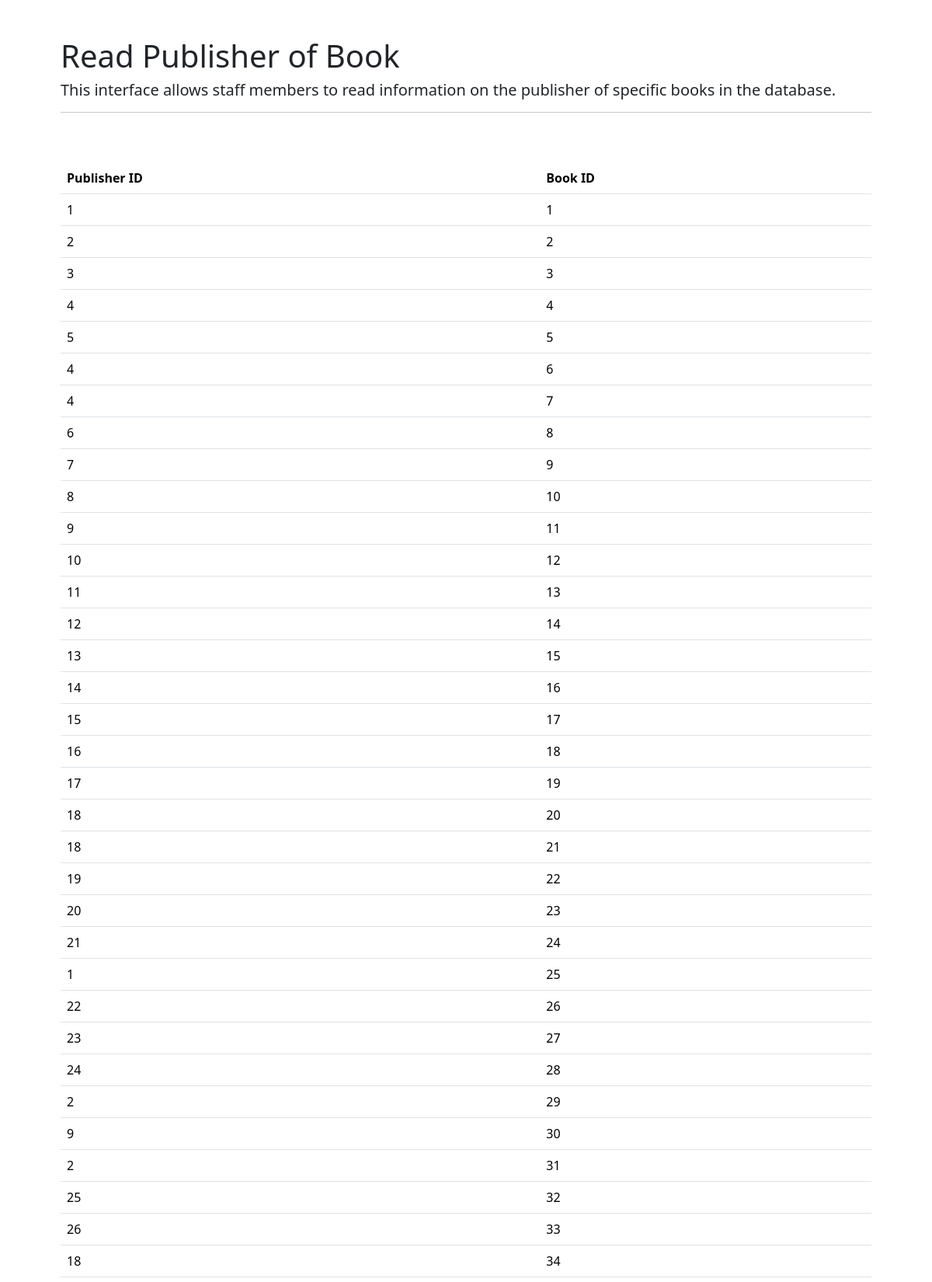
The page /final_project/read/reads_book_publisher.php (upper part) on the database its author committed.
### tables this page shows
CREATE TABLE book_publisher (
  fk_publisher_id INT NOT NULL,
  fk_book_id INT NOT NULL,
  PRIMARY KEY (fk_publisher_id, fk_book_id),
  FOREIGN KEY (fk_book_id)
      REFERENCES book(book_id),
  FOREIGN KEY (fk_publisher_id)
      REFERENCES publisher(publisher_id)
);

### final_project/read/reads_book_publisher.php (the view, shortened to what this page needs)
<?php
require_once '../connect.php';
$q1 = "SELECT * FROM book_publisher";
$stmt = $conn->prepare($q1);
$stmt->execute($i);
?>
<!DOCTYPE HTML>
<html>
    <head>
         <link href="https://cdn.jsdelivr.net/npm/bootstrap@5.3.8/dist/css/bootstrap.min.css" rel="stylesheet">
    </head>
    <body>
    <div class="container p-5">
        <h1>Read Publisher of Book</h1>
        <h5>This interface allows staff members to read information on the publisher of specific books in the database.</h5>
        <hr/>
        <br><br>
        <table class="table">
                <thead>
                    <tr>
                    <th>Publisher ID</th>
                    <th>Book ID</th>
                    </tr>
                </thead>
                <tbody>
                <?php
                    while($book_publisher = $stmt->fetch(PDO::FETCH_ASSOC)) { ?>
                    <tr>
                        <td><?php echo $book_publisher["fk_publisher_id"];?></td>
                        <td><?php echo $book_publisher["fk_book_id"];?></td>
                    </tr>
                <?php
                    } ?>
                </tbody>
                </table>
    </div>
    </body>
</html>

### rows shown on the page
book_publisher: fk_publisher "1", fk_book "1"
book_publisher: fk_publisher "2", fk_book "2"
book_publisher: fk_publisher "3", fk_book "3"
book_publisher: fk_publisher "4", fk_book "4"
book_publisher: fk_publisher "5", fk_book "5"
book_publisher: fk_publisher "4", fk_book "6"
book_publisher: fk_publisher "4", fk_book "7"
book_publisher: fk_publisher "6", fk_book "8"
book_publisher: fk_publisher "7", fk_book "9"
book_publisher: fk_publisher "8", fk_book "10"
book_publisher: fk_publisher "9", fk_book "11"
book_publisher: fk_publisher "10", fk_book "12"
book_publisher: fk_publisher "11", fk_book "13"
book_publisher: fk_publisher "12", fk_book "14"
book_publisher: fk_publisher "13", fk_book "15"
book_publisher: fk_publisher "14", fk_book "16"
book_publisher: fk_publisher "15", fk_book "17"
book_publisher: fk_publisher "16", fk_book "18"
book_publisher: fk_publisher "17", fk_book "19"
book_publisher: fk_publisher "18", fk_book "20"
book_publisher: fk_publisher "18", fk_book "21"
book_publisher: fk_publisher "19", fk_book "22"
book_publisher: fk_publisher "20", fk_book "23"
book_publisher: fk_publisher "21", fk_book "24"
book_publisher: fk_publisher "1", fk_book "25"
book_publisher: fk_publisher "22", fk_book "26"
book_publisher: fk_publisher "23", fk_book "27"
book_publisher: fk_publisher "24", fk_book "28"
book_publisher: fk_publisher "2", fk_book "29"
book_publisher: fk_publisher "9", fk_book "30"
book_publisher: fk_publisher "2", fk_book "31"
book_publisher: fk_publisher "25", fk_book "32"
book_publisher: fk_publisher "26", fk_book "33"
book_publisher: fk_publisher "18", fk_book "34"
